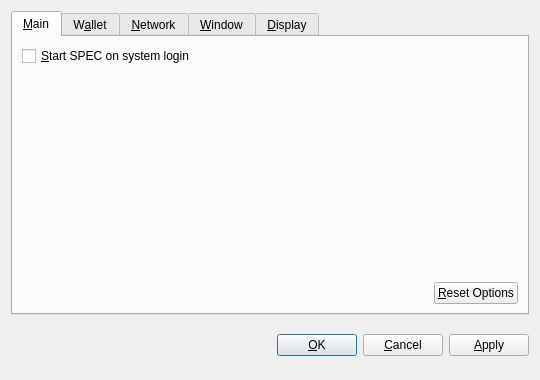
<?xml version="1.0" encoding="UTF-8"?>
<ui version="4.0">
 <class>OptionsDialog</class>
 <widget class="QDialog" name="OptionsDialog">
  <property name="geometry">
   <rect>
    <x>0</x>
    <y>0</y>
    <width>540</width>
    <height>380</height>
   </rect>
  </property>
  <property name="windowTitle">
   <string>Options</string>
  </property>
  <property name="modal">
   <bool>true</bool>
  </property>
  <layout class="QVBoxLayout" name="verticalLayout">
   <item>
    <widget class="QTabWidget" name="tabWidget">
     <property name="tabPosition">
      <enum>QTabWidget::North</enum>
     </property>
     <property name="currentIndex">
      <number>0</number>
     </property>
     <widget class="QWidget" name="tabMain">
      <attribute name="title">
       <string>&amp;Main</string>
      </attribute>
      <layout class="QVBoxLayout" name="verticalLayout_Main">
       <item>
        <widget class="QCheckBox" name="bitcoinAtStartup">
         <property name="toolTip">
          <string>Automatically start SPEC after logging in to the system.</string>
         </property>
         <property name="text">
          <string>&amp;Start SPEC on system login</string>
         </property>
        </widget>
       </item>
       <item>
        <spacer name="verticalSpacer_Main">
         <property name="orientation">
          <enum>Qt::Vertical</enum>
         </property>
         <property name="sizeHint" stdset="0">
          <size>
           <width>20</width>
           <height>40</height>
          </size>
         </property>
        </spacer>
       </item>
       <item>
        <layout class="QHBoxLayout" name="horizontalLayout_2_Main">
         <item>
          <spacer name="horizontalSpacer_2_Main">
           <property name="orientation">
            <enum>Qt::Horizontal</enum>
           </property>
           <property name="sizeHint" stdset="0">
            <size>
             <width>40</width>
             <height>20</height>
            </size>
           </property>
          </spacer>
         </item>
         <item>
          <widget class="QPushButton" name="resetButton">
           <property name="toolTip">
            <string>Reset all client options to default.</string>
           </property>
           <property name="text">
            <string>&amp;Reset Options</string>
           </property>
           <property name="autoDefault">
            <bool>false</bool>
           </property>
          </widget>
         </item>
        </layout>
       </item>
      </layout>
     </widget>
     <widget class="QWidget" name="tabWallet">
      <attribute name="title">
       <string>W&amp;allet</string>
      </attribute>
      <layout class="QVBoxLayout" name="verticalLayout_Network">
       <item>
        <widget class="QLabel" name="transactionFeeInfoLabel">
         <property name="text">
          <string>Optional transaction fee per kB that helps make sure your transactions are processed quickly. Most transactions are 1 kB.</string>
         </property>
         <property name="textFormat">
          <enum>Qt::PlainText</enum>
         </property>
         <property name="wordWrap">
          <bool>true</bool>
         </property>
        </widget>
       </item>
       <item>
        <layout class="QHBoxLayout" name="horizontalLayout_1_Main">
         <item>
          <widget class="QLabel" name="transactionFeeLabel">
           <property name="text">
            <string>Pay transaction &amp;fee</string>
           </property>
           <property name="textFormat">
            <enum>Qt::PlainText</enum>
           </property>
           <property name="buddy">
            <cstring>transactionFee</cstring>
           </property>
          </widget>
         </item>
         <item>
          <widget class="BitcoinAmountField" name="transactionFee"/>
         </item>
         <item>
          <spacer name="horizontalSpacer_1_Main">
           <property name="orientation">
            <enum>Qt::Horizontal</enum>
           </property>
           <property name="sizeHint" stdset="0">
            <size>
             <width>40</width>
             <height>20</height>
            </size>
           </property>
          </spacer>
         </item>
        </layout>
       </item>
       <item>
        <widget class="QLabel" name="label">
         <property name="text">
          <string>If you disable the spending of unconfirmed change, the change from a transaction cannot be used until that transaction has at least one confirmation. This also affects how your balance is computed.</string>
         </property>
         <property name="wordWrap">
          <bool>true</bool>
         </property>
        </widget>
       </item>
       <item>
        <widget class="QCheckBox" name="spendZeroConfChange">
         <property name="text">
          <string>Spend unconfirmed change  (experts only)</string>
         </property>
        </widget>
       </item>
       <item>
        <spacer name="verticalSpacer">
         <property name="orientation">
          <enum>Qt::Vertical</enum>
         </property>
         <property name="sizeHint" stdset="0">
          <size>
           <width>20</width>
           <height>40</height>
          </size>
         </property>
        </spacer>
       </item>
      </layout>
     </widget>
     <widget class="QWidget" name="tabNetwork">
      <attribute name="title">
       <string>&amp;Network</string>
      </attribute>
      <layout class="QVBoxLayout" name="verticalLayout_Network">
       <item>
        <widget class="QCheckBox" name="mapPortUpnp">
         <property name="toolTip">
          <string>Automatically open the SPEC client port on the router. This only works when your router supports UPnP and it is enabled.</string>
         </property>
         <property name="text">
          <string>Map port using &amp;UPnP</string>
         </property>
        </widget>
       </item>
       <item>
        <widget class="QCheckBox" name="connectSocks">
         <property name="toolTip">
          <string>Connect to the SPEC network through a SOCKS proxy (e.g. when connecting through Tor).</string>
         </property>
         <property name="text">
          <string>&amp;Connect through SOCKS proxy:</string>
         </property>
        </widget>
       </item>
       <item>
        <layout class="QHBoxLayout" name="horizontalLayout_Network">
         <item>
          <widget class="QLabel" name="proxyIpLabel">
           <property name="text">
            <string>Proxy &amp;IP:</string>
           </property>
           <property name="textFormat">
            <enum>Qt::PlainText</enum>
           </property>
           <property name="buddy">
            <cstring>proxyIp</cstring>
           </property>
          </widget>
         </item>
         <item>
          <widget class="QValidatedLineEdit" name="proxyIp">
           <property name="maximumSize">
            <size>
             <width>140</width>
             <height>16777215</height>
            </size>
           </property>
           <property name="toolTip">
            <string>IP address of the proxy (e.g. 127.0.0.1)</string>
           </property>
          </widget>
         </item>
         <item>
          <widget class="QLabel" name="proxyPortLabel">
           <property name="text">
            <string>&amp;Port:</string>
           </property>
           <property name="textFormat">
            <enum>Qt::PlainText</enum>
           </property>
           <property name="buddy">
            <cstring>proxyPort</cstring>
           </property>
          </widget>
         </item>
         <item>
          <widget class="QLineEdit" name="proxyPort">
           <property name="maximumSize">
            <size>
             <width>55</width>
             <height>16777215</height>
            </size>
           </property>
           <property name="toolTip">
            <string>Port of the proxy (e.g. 9050)</string>
           </property>
          </widget>
         </item>
         <item>
          <widget class="QLabel" name="socksVersionLabel">
           <property name="text">
            <string>SOCKS &amp;Version:</string>
           </property>
           <property name="textFormat">
            <enum>Qt::PlainText</enum>
           </property>
           <property name="buddy">
            <cstring>socksVersion</cstring>
           </property>
          </widget>
         </item>
         <item>
          <widget class="QValueComboBox" name="socksVersion">
           <property name="toolTip">
            <string>SOCKS version of the proxy (e.g. 5)</string>
           </property>
          </widget>
         </item>
         <item>
          <spacer name="horizontalSpacer_Network">
           <property name="orientation">
            <enum>Qt::Horizontal</enum>
           </property>
           <property name="sizeHint" stdset="0">
            <size>
             <width>40</width>
             <height>20</height>
            </size>
           </property>
          </spacer>
         </item>
        </layout>
       </item>
       <item>
        <spacer name="verticalSpacer_Network">
         <property name="orientation">
          <enum>Qt::Vertical</enum>
         </property>
         <property name="sizeHint" stdset="0">
          <size>
           <width>20</width>
           <height>40</height>
          </size>
         </property>
        </spacer>
       </item>
      </layout>
     </widget>
     <widget class="QWidget" name="tabWindow">
      <attribute name="title">
       <string>&amp;Window</string>
      </attribute>
      <layout class="QVBoxLayout" name="verticalLayout_Window">
       <item>
        <widget class="QCheckBox" name="minimizeToTray">
         <property name="toolTip">
          <string>Show only a tray icon after minimizing the window.</string>
         </property>
         <property name="text">
          <string>&amp;Minimize to the tray instead of the taskbar</string>
         </property>
        </widget>
       </item>
       <item>
        <widget class="QCheckBox" name="minimizeOnClose">
         <property name="toolTip">
          <string>Minimize instead of exit the application when the window is closed. When this option is enabled, the application will be closed only after selecting Quit in the menu.</string>
         </property>
         <property name="text">
          <string>M&amp;inimize on close</string>
         </property>
        </widget>
       </item>
       <item>
        <spacer name="verticalSpacer_Window">
         <property name="orientation">
          <enum>Qt::Vertical</enum>
         </property>
         <property name="sizeHint" stdset="0">
          <size>
           <width>20</width>
           <height>40</height>
          </size>
         </property>
        </spacer>
       </item>
      </layout>
     </widget>
     <widget class="QWidget" name="tabDisplay">
      <attribute name="title">
       <string>&amp;Display</string>
      </attribute>
      <layout class="QVBoxLayout" name="verticalLayout_Display">
       <item>
        <layout class="QHBoxLayout" name="horizontalLayout_1_Display">
         <item>
          <widget class="QLabel" name="langLabel">
           <property name="text">
            <string>User Interface &amp;language:</string>
           </property>
           <property name="textFormat">
            <enum>Qt::PlainText</enum>
           </property>
           <property name="buddy">
            <cstring>lang</cstring>
           </property>
          </widget>
         </item>
         <item>
          <widget class="QValueComboBox" name="lang">
           <property name="toolTip">
            <string>The user interface language can be set here. This setting will take effect after restarting SPEC.</string>
           </property>
          </widget>
         </item>
        </layout>
       </item>
       <item>
        <layout class="QHBoxLayout" name="horizontalLayout_2_Display">
         <item>
          <widget class="QLabel" name="unitLabel">
           <property name="text">
            <string>&amp;Unit to show amounts in:</string>
           </property>
           <property name="textFormat">
            <enum>Qt::PlainText</enum>
           </property>
           <property name="buddy">
            <cstring>unit</cstring>
           </property>
          </widget>
         </item>
         <item>
          <widget class="QValueComboBox" name="unit">
           <property name="toolTip">
            <string>Choose the default subdivision unit to show in the interface and when sending coins.</string>
           </property>
          </widget>
         </item>
        </layout>
       </item>
       <item>
        <widget class="QCheckBox" name="displayAddresses">
         <property name="toolTip">
          <string>Whether to show SPEC addresses in the transaction list or not.</string>
         </property>
         <property name="text">
          <string>&amp;Display addresses in transaction list</string>
         </property>
        </widget>
       </item>
       <item>
        <widget class="QCheckBox" name="coinControlFeatures">
         <property name="toolTip">
          <string>Whether to show coin control features or not.</string>
         </property>
         <property name="text">
          <string>Display coin &amp;control features (experts only!)</string>
         </property>
        </widget>
       </item>
       <item>
        <spacer name="verticalSpacer_Display">
         <property name="orientation">
          <enum>Qt::Vertical</enum>
         </property>
         <property name="sizeHint" stdset="0">
          <size>
           <width>20</width>
           <height>40</height>
          </size>
         </property>
        </spacer>
       </item>
      </layout>
     </widget>
    </widget>
   </item>
   <item>
    <layout class="QHBoxLayout" name="horizontalLayout_Buttons">
     <item>
      <spacer name="horizontalSpacer_1">
       <property name="orientation">
        <enum>Qt::Horizontal</enum>
       </property>
       <property name="sizeHint" stdset="0">
        <size>
         <width>40</width>
         <height>48</height>
        </size>
       </property>
      </spacer>
     </item>
     <item>
      <widget class="QLabel" name="statusLabel">
       <property name="font">
        <font>
         <weight>75</weight>
         <bold>true</bold>
        </font>
       </property>
       <property name="text">
        <string/>
       </property>
       <property name="textFormat">
        <enum>Qt::PlainText</enum>
       </property>
       <property name="wordWrap">
        <bool>true</bool>
       </property>
      </widget>
     </item>
     <item>
      <spacer name="horizontalSpacer_2">
       <property name="orientation">
        <enum>Qt::Horizontal</enum>
       </property>
       <property name="sizeHint" stdset="0">
        <size>
         <width>40</width>
         <height>48</height>
        </size>
       </property>
      </spacer>
     </item>
     <item>
      <widget class="QPushButton" name="okButton">
       <property name="text">
        <string>&amp;OK</string>
       </property>
      </widget>
     </item>
     <item>
      <widget class="QPushButton" name="cancelButton">
       <property name="text">
        <string>&amp;Cancel</string>
       </property>
       <property name="autoDefault">
        <bool>false</bool>
       </property>
      </widget>
     </item>
     <item>
      <widget class="QPushButton" name="applyButton">
       <property name="text">
        <string>&amp;Apply</string>
       </property>
       <property name="autoDefault">
        <bool>false</bool>
       </property>
      </widget>
     </item>
    </layout>
   </item>
  </layout>
 </widget>
 <customwidgets>
  <customwidget>
   <class>BitcoinAmountField</class>
   <extends>QSpinBox</extends>
   <header>bitcoinamountfield.h</header>
  </customwidget>
  <customwidget>
   <class>QValueComboBox</class>
   <extends>QComboBox</extends>
   <header>qvaluecombobox.h</header>
  </customwidget>
  <customwidget>
   <class>QValidatedLineEdit</class>
   <extends>QLineEdit</extends>
   <header>qvalidatedlineedit.h</header>
  </customwidget>
 </customwidgets>
 <resources/>
 <connections/>
</ui>
